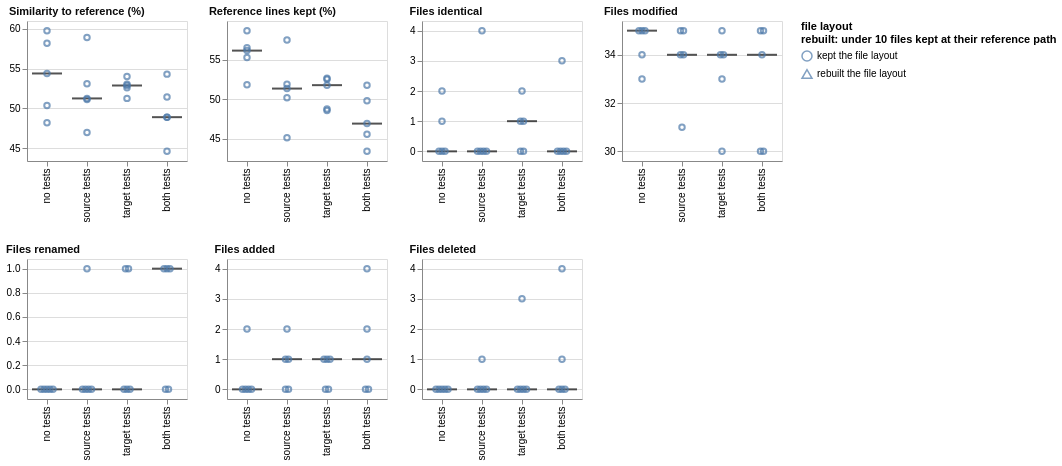

Write a Vega-Lite specification for this figure.
### Vega-Lite specification from a JSON file in a GitHub repository (floating-point values rounded to 4 significant figures)
{"config": {"view": {"continuousWidth": 300, "continuousHeight": 300}}, "concat": [{"layer": [{"mark": {"type": "tick", "color": "#0b0b0b", "opacity": 0.7, "size": 30, "thickness": 2}, "encoding": {"x": {"field": "condition", "scale": {"paddingInner": 0.25, "paddingOuter": 0.125}, "sort": ["no tests", "source tests", "target tests", "both tests"], "title": null, "type": "nominal"}, "y": {"aggregate": "median", "field": "value", "scale": {"domain": [43.38, 60.99], "nice": false}, "title": null, "type": "quantitative"}}}, {"mark": {"type": "point"}, "encoding": {"shape": {"field": "layout", "legend": {"labelLimit": 220, "title": ["file layout", "rebuilt: under 10 files kept at their reference path"], "titleLimit": 260}, "scale": {"domain": ["kept the file layout", "rebuilt the file layout"], "range": ["circle", "triangle-up"]}, "type": "nominal"}, "x": {"field": "condition", "scale": {"paddingInner": 0.25, "paddingOuter": 0.125}, "sort": ["no tests", "source tests", "target tests", "both tests"], "title": null, "type": "nominal"}, "xOffset": {"field": "nudge", "scale": {"domain": [-1.0, 1.0], "range": [9.0, 21.0]}, "title": null, "type": "quantitative"}, "y": {"field": "value", "scale": {"domain": [43.38, 60.99], "nice": false}, "type": "quantitative"}}}, {"mark": {"type": "rule"}, "encoding": {"y": {"aggregate": "median", "field": "reference", "scale": {"domain": [43.38, 60.99], "nice": false}, "type": "quantitative"}}, "transform": [{"filter": {"field": "reference", "valid": true}}]}], "data": {"name": "data-b495599a78590cb541e48462bf77dcfc"}, "height": 140, "title": {"text": "Similarity to reference (%)", "anchor": "start", "color": "#0b0b0b", "fontSize": 11}, "width": 160}, {"layer": [{"mark": {"type": "tick", "color": "#0b0b0b", "opacity": 0.7, "size": 30, "thickness": 2}, "encoding": {"x": {"field": "condition", "scale": {"paddingInner": 0.25, "paddingOuter": 0.125}, "sort": ["no tests", "source tests", "target tests", "both tests"], "title": null, "type": "nominal"}, "y": {"aggregate": "median", "field": "value", "scale": {"domain": [42.17, 59.93], "nice": false}, "title": null, "type": "quantitative"}}}, {"mark": {"type": "point"}, "encoding": {"x": {"field": "condition", "scale": {"paddingInner": 0.25, "paddingOuter": 0.125}, "sort": ["no tests", "source tests", "target tests", "both tests"], "title": null, "type": "nominal"}, "xOffset": {"field": "nudge", "scale": {"domain": [-1.0, 1.0], "range": [9.0, 21.0]}, "title": null, "type": "quantitative"}, "y": {"field": "value", "scale": {"domain": [42.17, 59.93], "nice": false}, "type": "quantitative"}}}, {"mark": {"type": "rule"}, "encoding": {"y": {"aggregate": "median", "field": "reference", "scale": {"domain": [42.17, 59.93], "nice": false}, "type": "quantitative"}}, "transform": [{"filter": {"field": "reference", "valid": true}}]}], "data": {"name": "data-41a598abc57737ce727825a2d9ba6654"}, "height": 140, "title": {"text": "Reference lines kept (%)", "anchor": "start", "color": "#0b0b0b", "fontSize": 11}, "width": 160}, {"layer": [{"mark": {"type": "tick", "color": "#0b0b0b", "opacity": 0.7, "size": 30, "thickness": 2}, "encoding": {"x": {"field": "condition", "scale": {"paddingInner": 0.25, "paddingOuter": 0.125}, "sort": ["no tests", "source tests", "target tests", "both tests"], "title": null, "type": "nominal"}, "y": {"aggregate": "median", "field": "value", "scale": {"domain": [-0.32, 4.32], "nice": false}, "title": null, "type": "quantitative"}}}, {"mark": {"type": "point"}, "encoding": {"x": {"field": "condition", "scale": {"paddingInner": 0.25, "paddingOuter": 0.125}, "sort": ["no tests", "source tests", "target tests", "both tests"], "title": null, "type": "nominal"}, "xOffset": {"field": "nudge", "scale": {"domain": [-1.5, 1.5], "range": [6.0, 24.0]}, "title": null, "type": "quantitative"}, "y": {"field": "value", "scale": {"domain": [-0.32, 4.32], "nice": false}, "type": "quantitative"}}}, {"mark": {"type": "rule"}, "encoding": {"y": {"aggregate": "median", "field": "reference", "scale": {"domain": [-0.32, 4.32], "nice": false}, "type": "quantitative"}}, "transform": [{"filter": {"field": "reference", "valid": true}}]}], "data": {"name": "data-faeac495b1bca01c68ecf5f30d7847d7"}, "height": 140, "title": {"text": "Files identical", "anchor": "start", "color": "#0b0b0b", "fontSize": 11}, "width": 160}, {"layer": [{"mark": {"type": "tick", "color": "#0b0b0b", "opacity": 0.7, "size": 30, "thickness": 2}, "encoding": {"x": {"field": "condition", "scale": {"paddingInner": 0.25, "paddingOuter": 0.125}, "sort": ["no tests", "source tests", "target tests", "both tests"], "title": null, "type": "nominal"}, "y": {"aggregate": "median", "field": "value", "scale": {"domain": [29.6, 35.4], "nice": false}, "title": null, "type": "quantitative"}}}, {"mark": {"type": "point"}, "encoding": {"x": {"field": "condition", "scale": {"paddingInner": 0.25, "paddingOuter": 0.125}, "sort": ["no tests", "source tests", "target tests", "both tests"], "title": null, "type": "nominal"}, "xOffset": {"field": "nudge", "scale": {"domain": [-1.0, 1.0], "range": [9.0, 21.0]}, "title": null, "type": "quantitative"}, "y": {"field": "value", "scale": {"domain": [29.6, 35.4], "nice": false}, "type": "quantitative"}}}, {"mark": {"type": "rule"}, "encoding": {"y": {"aggregate": "median", "field": "reference", "scale": {"domain": [29.6, 35.4], "nice": false}, "type": "quantitative"}}, "transform": [{"filter": {"field": "reference", "valid": true}}]}], "data": {"name": "data-d5d9a101363ab3d57db33a6be410643f"}, "height": 140, "title": {"text": "Files modified", "anchor": "start", "color": "#0b0b0b", "fontSize": 11}, "width": 160}, {"layer": [{"mark": {"type": "tick", "color": "#0b0b0b", "opacity": 0.7, "size": 30, "thickness": 2}, "encoding": {"x": {"field": "condition", "scale": {"paddingInner": 0.25, "paddingOuter": 0.125}, "sort": ["no tests", "source tests", "target tests", "both tests"], "title": null, "type": "nominal"}, "y": {"aggregate": "median", "field": "value", "scale": {"domain": [-0.08, 1.08], "nice": false}, "title": null, "type": "quantitative"}}}, {"mark": {"type": "point"}, "encoding": {"x": {"field": "condition", "scale": {"paddingInner": 0.25, "paddingOuter": 0.125}, "sort": ["no tests", "source tests", "target tests", "both tests"], "title": null, "type": "nominal"}, "xOffset": {"field": "nudge", "scale": {"domain": [-2.0, 2.0], "range": [3.0, 27.0]}, "title": null, "type": "quantitative"}, "y": {"field": "value", "scale": {"domain": [-0.08, 1.08], "nice": false}, "type": "quantitative"}}}, {"mark": {"type": "rule"}, "encoding": {"y": {"aggregate": "median", "field": "reference", "scale": {"domain": [-0.08, 1.08], "nice": false}, "type": "quantitative"}}, "transform": [{"filter": {"field": "reference", "valid": true}}]}], "data": {"name": "data-f81e9f977578f51742bf9bb04693bac7"}, "height": 140, "title": {"text": "Files renamed", "anchor": "start", "color": "#0b0b0b", "fontSize": 11}, "width": 160}, {"layer": [{"mark": {"type": "tick", "color": "#0b0b0b", "opacity": 0.7, "size": 30, "thickness": 2}, "encoding": {"x": {"field": "condition", "scale": {"paddingInner": 0.25, "paddingOuter": 0.125}, "sort": ["no tests", "source tests", "target tests", "both tests"], "title": null, "type": "nominal"}, "y": {"aggregate": "median", "field": "value", "scale": {"domain": [-0.32, 4.32], "nice": false}, "title": null, "type": "quantitative"}}}, {"mark": {"type": "point"}, "encoding": {"x": {"field": "condition", "scale": {"paddingInner": 0.25, "paddingOuter": 0.125}, "sort": ["no tests", "source tests", "target tests", "both tests"], "title": null, "type": "nominal"}, "xOffset": {"field": "nudge", "scale": {"domain": [-1.5, 1.5], "range": [6.0, 24.0]}, "title": null, "type": "quantitative"}, "y": {"field": "value", "scale": {"domain": [-0.32, 4.32], "nice": false}, "type": "quantitative"}}}, {"mark": {"type": "rule"}, "encoding": {"y": {"aggregate": "median", "field": "reference", "scale": {"domain": [-0.32, 4.32], "nice": false}, "type": "quantitative"}}, "transform": [{"filter": {"field": "reference", "valid": true}}]}], "data": {"name": "data-b14599870fcbbd7b3f15046bd25f5f7a"}, "height": 140, "title": {"text": "Files added", "anchor": "start", "color": "#0b0b0b", "fontSize": 11}, "width": 160}, {"layer": [{"mark": {"type": "tick", "color": "#0b0b0b", "opacity": 0.7, "size": 30, "thickness": 2}, "encoding": {"x": {"field": "condition", "scale": {"paddingInner": 0.25, "paddingOuter": 0.125}, "sort": ["no tests", "source tests", "target tests", "both tests"], "title": null, "type": "nominal"}, "y": {"aggregate": "median", "field": "value", "scale": {"domain": [-0.32, 4.32], "nice": false}, "title": null, "type": "quantitative"}}}, {"mark": {"type": "point"}, "encoding": {"x": {"field": "condition", "scale": {"paddingInner": 0.25, "paddingOuter": 0.125}, "sort": ["no tests", "source tests", "target tests", "both tests"], "title": null, "type": "nominal"}, "xOffset": {"field": "nudge", "scale": {"domain": [-2.0, 2.0], "range": [3.0, 27.0]}, "title": null, "type": "quantitative"}, "y": {"field": "value", "scale": {"domain": [-0.32, 4.32], "nice": false}, "type": "quantitative"}}}, {"mark": {"type": "rule"}, "encoding": {"y": {"aggregate": "median", "field": "reference", "scale": {"domain": [-0.32, 4.32], "nice": false}, "type": "quantitative"}}, "transform": [{"filter": {"field": "reference", "valid": true}}]}], "data": {"name": "data-9498e72ee6407502f9fd32b872661718"}, "height": 140, "title": {"text": "Files deleted", "anchor": "start", "color": "#0b0b0b", "fontSize": 11}, "width": 160}], "columns": 4, "$schema": "https://vega.github.io/schema/vega-lite/v6.4.1.json", "datasets": {"data-b495599a78590cb541e48462bf77dcfc": [{"condition": "no tests", "layout": "kept the file layout", "metric": "reference_diff_similarity_pct", "value": 54.39, "reference": null, "nudge": 0.0}, {"condition": "no tests", "layout": "kept the file layout", "metric": "reference_diff_similarity_pct", "value": 50.37, "reference": null, "nudge": 0.0}, {"condition": "no tests", "layout": "kept the file layout", "metric": "reference_diff_similarity_pct", "value": 48.19, "reference": null, "nudge": 0.0}, {"condition": "no tests", "layout": "kept the file layout", "metric": "reference_diff_similarity_pct", "value": 59.77, "reference": null, "nudge": 0.0}, {"condition": "no tests", "layout": "kept the file layout", "metric": "reference_diff_similarity_pct", "value": 58.2, "reference": null, "nudge": 0.0}, {"condition": "source tests", "layout": "kept the file layout", "metric": "reference_diff_similarity_pct", "value": 58.91, "reference": null, "nudge": 0.0}, {"condition": "source tests", "layout": "kept the file layout", "metric": "reference_diff_similarity_pct", "value": 51.25, "reference": null, "nudge": 0.0}, {"condition": "source tests", "layout": "kept the file layout", "metric": "reference_diff_similarity_pct", "value": 51.1, "reference": null, "nudge": 0.0}, {"condition": "source tests", "layout": "kept the file layout", "metric": "reference_diff_similarity_pct", "value": 53.09, "reference": null, "nudge": 0.0}, {"condition": "source tests", "layout": "kept the file layout", "metric": "reference_diff_similarity_pct", "value": 46.95, "reference": null, "nudge": 0.0}, {"condition": "target tests", "layout": "kept the file layout", "metric": "reference_diff_similarity_pct", "value": 54.0, "reference": null, "nudge": 0.0}, {"condition": "target tests", "layout": "kept the file layout", "metric": "reference_diff_similarity_pct", "value": 52.87, "reference": null, "nudge": 0.0}, {"condition": "target tests", "layout": "kept the file layout", "metric": "reference_diff_similarity_pct", "value": 51.25, "reference": null, "nudge": 0.0}, {"condition": "target tests", "layout": "kept the file layout", "metric": "reference_diff_similarity_pct", "value": 52.58, "reference": null, "nudge": 0.0}, {"condition": "target tests", "layout": "kept the file layout", "metric": "reference_diff_similarity_pct", "value": 53.03, "reference": null, "nudge": 0.0}, {"condition": "both tests", "layout": "kept the file layout", "metric": "reference_diff_similarity_pct", "value": 54.3, "reference": null, "nudge": 0.0}, {"condition": "both tests", "layout": "kept the file layout", "metric": "reference_diff_similarity_pct", "value": 51.42, "reference": null, "nudge": 0.0}, {"condition": "both tests", "layout": "kept the file layout", "metric": "reference_diff_similarity_pct", "value": 44.59, "reference": null, "nudge": 0.0}, {"condition": "both tests", "layout": "kept the file layout", "metric": "reference_diff_similarity_pct", "value": 48.89, "reference": null, "nudge": 0.0}, {"condition": "both tests", "layout": "kept the file layout", "metric": "reference_diff_similarity_pct", "value": 48.89, "reference": null, "nudge": 0.0}], "data-41a598abc57737ce727825a2d9ba6654": [{"condition": "no tests", "layout": "kept the file layout", "metric": "reference_diff_kept_pct", "value": 51.85, "reference": null, "nudge": 0.0}, {"condition": "no tests", "layout": "kept the file layout", "metric": "reference_diff_kept_pct", "value": 55.31, "reference": null, "nudge": 0.0}, {"condition": "no tests", "layout": "kept the file layout", "metric": "reference_diff_kept_pct", "value": 56.17, "reference": null, "nudge": 0.0}, {"condition": "no tests", "layout": "kept the file layout", "metric": "reference_diff_kept_pct", "value": 56.54, "reference": null, "nudge": 0.0}, {"condition": "no tests", "layout": "kept the file layout", "metric": "reference_diff_kept_pct", "value": 58.7, "reference": null, "nudge": 0.0}, {"condition": "source tests", "layout": "kept the file layout", "metric": "reference_diff_kept_pct", "value": 57.53, "reference": null, "nudge": 0.0}, {"condition": "source tests", "layout": "kept the file layout", "metric": "reference_diff_kept_pct", "value": 51.36, "reference": null, "nudge": 0.0}, {"condition": "source tests", "layout": "kept the file layout", "metric": "reference_diff_kept_pct", "value": 50.19, "reference": null, "nudge": 0.0}, {"condition": "source tests", "layout": "kept the file layout", "metric": "reference_diff_kept_pct", "value": 51.91, "reference": null, "nudge": 0.0}, {"condition": "source tests", "layout": "kept the file layout", "metric": "reference_diff_kept_pct", "value": 45.12, "reference": null, "nudge": 0.0}, {"condition": "target tests", "layout": "kept the file layout", "metric": "reference_diff_kept_pct", "value": 52.65, "reference": null, "nudge": 0.0}, {"condition": "target tests", "layout": "kept the file layout", "metric": "reference_diff_kept_pct", "value": 52.53, "reference": null, "nudge": 0.0}, {"condition": "target tests", "layout": "kept the file layout", "metric": "reference_diff_kept_pct", "value": 48.58, "reference": null, "nudge": 0.0}, {"condition": "target tests", "layout": "kept the file layout", "metric": "reference_diff_kept_pct", "value": 48.77, "reference": null, "nudge": 0.0}, {"condition": "target tests", "layout": "kept the file layout", "metric": "reference_diff_kept_pct", "value": 51.79, "reference": null, "nudge": 0.0}, {"condition": "both tests", "layout": "kept the file layout", "metric": "reference_diff_kept_pct", "value": 51.79, "reference": null, "nudge": 0.0}, {"condition": "both tests", "layout": "kept the file layout", "metric": "reference_diff_kept_pct", "value": 49.81, "reference": null, "nudge": 0.0}, {"condition": "both tests", "layout": "kept the file layout", "metric": "reference_diff_kept_pct", "value": 43.4, "reference": null, "nudge": 0.0}, {"condition": "both tests", "layout": "kept the file layout", "metric": "reference_diff_kept_pct", "value": 46.91, "reference": null, "nudge": 0.0}, {"condition": "both tests", "layout": "kept the file layout", "metric": "reference_diff_kept_pct", "value": 45.56, "reference": null, "nudge": 0.0}], "data-faeac495b1bca01c68ecf5f30d7847d7": [{"condition": "no tests", "layout": "kept the file layout", "metric": "reference_diff_identical", "value": 2.0, "reference": null, "nudge": 0.0}, {"condition": "no tests", "layout": "kept the file layout", "metric": "reference_diff_identical", "value": 0.0, "reference": null, "nudge": -1.0}, {"condition": "no tests", "layout": "kept the file layout", "metric": "reference_diff_identical", "value": 0.0, "reference": null, "nudge": 0.0}, {"condition": "no tests", "layout": "kept the file layout", "metric": "reference_diff_identical", "value": 0.0, "reference": null, "nudge": 1.0}, {"condition": "no tests", "layout": "kept the file layout", "metric": "reference_diff_identical", "value": 1.0, "reference": null, "nudge": 0.0}, {"condition": "source tests", "layout": "kept the file layout", "metric": "reference_diff_identical", "value": 4.0, "reference": null, "nudge": 0.0}, {"condition": "source tests", "layout": "kept the file layout", "metric": "reference_diff_identical", "value": 0.0, "reference": null, "nudge": -1.5}, {"condition": "source tests", "layout": "kept the file layout", "metric": "reference_diff_identical", "value": 0.0, "reference": null, "nudge": -0.5}, {"condition": "source tests", "layout": "kept the file layout", "metric": "reference_diff_identical", "value": 0.0, "reference": null, "nudge": 0.5}, {"condition": "source tests", "layout": "kept the file layout", "metric": "reference_diff_identical", "value": 0.0, "reference": null, "nudge": 1.5}, {"condition": "target tests", "layout": "kept the file layout", "metric": "reference_diff_identical", "value": 0.0, "reference": null, "nudge": -0.5}, {"condition": "target tests", "layout": "kept the file layout", "metric": "reference_diff_identical", "value": 0.0, "reference": null, "nudge": 0.5}, {"condition": "target tests", "layout": "kept the file layout", "metric": "reference_diff_identical", "value": 2.0, "reference": null, "nudge": 0.0}, {"condition": "target tests", "layout": "kept the file layout", "metric": "reference_diff_identical", "value": 1.0, "reference": null, "nudge": -0.5}, {"condition": "target tests", "layout": "kept the file layout", "metric": "reference_diff_identical", "value": 1.0, "reference": null, "nudge": 0.5}, {"condition": "both tests", "layout": "kept the file layout", "metric": "reference_diff_identical", "value": 3.0, "reference": null, "nudge": 0.0}, {"condition": "both tests", "layout": "kept the file layout", "metric": "reference_diff_identical", "value": 0.0, "reference": null, "nudge": -1.5}, {"condition": "both tests", "layout": "kept the file layout", "metric": "reference_diff_identical", "value": 0.0, "reference": null, "nudge": -0.5}, {"condition": "both tests", "layout": "kept the file layout", "metric": "reference_diff_identical", "value": 0.0, "reference": null, "nudge": 0.5}, {"condition": "both tests", "layout": "kept the file layout", "metric": "reference_diff_identical", "value": 0.0, "reference": null, "nudge": 1.5}], "data-d5d9a101363ab3d57db33a6be410643f": [{"condition": "no tests", "layout": "kept the file layout", "metric": "reference_diff_modified", "value": 33.0, "reference": null, "nudge": 0.0}, {"condition": "no tests", "layout": "kept the file layout", "metric": "reference_diff_modified", "value": 35.0, "reference": null, "nudge": -1.0}, {"condition": "no tests", "layout": "kept the file layout", "metric": "reference_diff_modified", "value": 35.0, "reference": null, "nudge": 0.0}, {"condition": "no tests", "layout": "kept the file layout", "metric": "reference_diff_modified", "value": 35.0, "reference": null, "nudge": 1.0}, {"condition": "no tests", "layout": "kept the file layout", "metric": "reference_diff_modified", "value": 34.0, "reference": null, "nudge": 0.0}, {"condition": "source tests", "layout": "kept the file layout", "metric": "reference_diff_modified", "value": 31.0, "reference": null, "nudge": 0.0}, {"condition": "source tests", "layout": "kept the file layout", "metric": "reference_diff_modified", "value": 35.0, "reference": null, "nudge": -0.5}, {"condition": "source tests", "layout": "kept the file layout", "metric": "reference_diff_modified", "value": 35.0, "reference": null, "nudge": 0.5}, {"condition": "source tests", "layout": "kept the file layout", "metric": "reference_diff_modified", "value": 34.0, "reference": null, "nudge": -0.5}, {"condition": "source tests", "layout": "kept the file layout", "metric": "reference_diff_modified", "value": 34.0, "reference": null, "nudge": 0.5}, {"condition": "target tests", "layout": "kept the file layout", "metric": "reference_diff_modified", "value": 35.0, "reference": null, "nudge": 0.0}, {"condition": "target tests", "layout": "kept the file layout", "metric": "reference_diff_modified", "value": 34.0, "reference": null, "nudge": -0.5}, {"condition": "target tests", "layout": "kept the file layout", "metric": "reference_diff_modified", "value": 34.0, "reference": null, "nudge": 0.5}, {"condition": "target tests", "layout": "kept the file layout", "metric": "reference_diff_modified", "value": 30.0, "reference": null, "nudge": 0.0}, {"condition": "target tests", "layout": "kept the file layout", "metric": "reference_diff_modified", "value": 33.0, "reference": null, "nudge": 0.0}, {"condition": "both tests", "layout": "kept the file layout", "metric": "reference_diff_modified", "value": 30.0, "reference": null, "nudge": -0.5}, {"condition": "both tests", "layout": "kept the file layout", "metric": "reference_diff_modified", "value": 30.0, "reference": null, "nudge": 0.5}, {"condition": "both tests", "layout": "kept the file layout", "metric": "reference_diff_modified", "value": 35.0, "reference": null, "nudge": -0.5}, {"condition": "both tests", "layout": "kept the file layout", "metric": "reference_diff_modified", "value": 35.0, "reference": null, "nudge": 0.5}, {"condition": "both tests", "layout": "kept the file layout", "metric": "reference_diff_modified", "value": 34.0, "reference": null, "nudge": 0.0}], "data-f81e9f977578f51742bf9bb04693bac7": [{"condition": "no tests", "layout": "kept the file layout", "metric": "reference_diff_renamed", "value": 0.0, "reference": null, "nudge": -2.0}, {"condition": "no tests", "layout": "kept the file layout", "metric": "reference_diff_renamed", "value": 0.0, "reference": null, "nudge": -1.0}, {"condition": "no tests", "layout": "kept the file layout", "metric": "reference_diff_renamed", "value": 0.0, "reference": null, "nudge": 0.0}, {"condition": "no tests", "layout": "kept the file layout", "metric": "reference_diff_renamed", "value": 0.0, "reference": null, "nudge": 1.0}, {"condition": "no tests", "layout": "kept the file layout", "metric": "reference_diff_renamed", "value": 0.0, "reference": null, "nudge": 2.0}, {"condition": "source tests", "layout": "kept the file layout", "metric": "reference_diff_renamed", "value": 0.0, "reference": null, "nudge": -1.5}, {"condition": "source tests", "layout": "kept the file layout", "metric": "reference_diff_renamed", "value": 0.0, "reference": null, "nudge": -0.5}, {"condition": "source tests", "layout": "kept the file layout", "metric": "reference_diff_renamed", "value": 0.0, "reference": null, "nudge": 0.5}, {"condition": "source tests", "layout": "kept the file layout", "metric": "reference_diff_renamed", "value": 0.0, "reference": null, "nudge": 1.5}, {"condition": "source tests", "layout": "kept the file layout", "metric": "reference_diff_renamed", "value": 1.0, "reference": null, "nudge": 0.0}, {"condition": "target tests", "layout": "kept the file layout", "metric": "reference_diff_renamed", "value": 0.0, "reference": null, "nudge": -1.0}, {"condition": "target tests", "layout": "kept the file layout", "metric": "reference_diff_renamed", "value": 0.0, "reference": null, "nudge": 0.0}, {"condition": "target tests", "layout": "kept the file layout", "metric": "reference_diff_renamed", "value": 0.0, "reference": null, "nudge": 1.0}, {"condition": "target tests", "layout": "kept the file layout", "metric": "reference_diff_renamed", "value": 1.0, "reference": null, "nudge": -0.5}, {"condition": "target tests", "layout": "kept the file layout", "metric": "reference_diff_renamed", "value": 1.0, "reference": null, "nudge": 0.5}, {"condition": "both tests", "layout": "kept the file layout", "metric": "reference_diff_renamed", "value": 1.0, "reference": null, "nudge": -1.0}, {"condition": "both tests", "layout": "kept the file layout", "metric": "reference_diff_renamed", "value": 1.0, "reference": null, "nudge": 0.0}, {"condition": "both tests", "layout": "kept the file layout", "metric": "reference_diff_renamed", "value": 1.0, "reference": null, "nudge": 1.0}, {"condition": "both tests", "layout": "kept the file layout", "metric": "reference_diff_renamed", "value": 0.0, "reference": null, "nudge": -0.5}, {"condition": "both tests", "layout": "kept the file layout", "metric": "reference_diff_renamed", "value": 0.0, "reference": null, "nudge": 0.5}], "data-b14599870fcbbd7b3f15046bd25f5f7a": [{"condition": "no tests", "layout": "kept the file layout", "metric": "reference_diff_added", "value": 0.0, "reference": null, "nudge": -1.5}, {"condition": "no tests", "layout": "kept the file layout", "metric": "reference_diff_added", "value": 0.0, "reference": null, "nudge": -0.5}, {"condition": "no tests", "layout": "kept the file layout", "metric": "reference_diff_added", "value": 0.0, "reference": null, "nudge": 0.5}, {"condition": "no tests", "layout": "kept the file layout", "metric": "reference_diff_added", "value": 0.0, "reference": null, "nudge": 1.5}, {"condition": "no tests", "layout": "kept the file layout", "metric": "reference_diff_added", "value": 2.0, "reference": null, "nudge": 0.0}, {"condition": "source tests", "layout": "kept the file layout", "metric": "reference_diff_added", "value": 1.0, "reference": null, "nudge": -0.5}, {"condition": "source tests", "layout": "kept the file layout", "metric": "reference_diff_added", "value": 1.0, "reference": null, "nudge": 0.5}, {"condition": "source tests", "layout": "kept the file layout", "metric": "reference_diff_added", "value": 0.0, "reference": null, "nudge": -0.5}, {"condition": "source tests", "layout": "kept the file layout", "metric": "reference_diff_added", "value": 0.0, "reference": null, "nudge": 0.5}, {"condition": "source tests", "layout": "kept the file layout", "metric": "reference_diff_added", "value": 2.0, "reference": null, "nudge": 0.0}, {"condition": "target tests", "layout": "kept the file layout", "metric": "reference_diff_added", "value": 0.0, "reference": null, "nudge": -0.5}, {"condition": "target tests", "layout": "kept the file layout", "metric": "reference_diff_added", "value": 0.0, "reference": null, "nudge": 0.5}, {"condition": "target tests", "layout": "kept the file layout", "metric": "reference_diff_added", "value": 1.0, "reference": null, "nudge": -1.0}, {"condition": "target tests", "layout": "kept the file layout", "metric": "reference_diff_added", "value": 1.0, "reference": null, "nudge": 0.0}, {"condition": "target tests", "layout": "kept the file layout", "metric": "reference_diff_added", "value": 1.0, "reference": null, "nudge": 1.0}, {"condition": "both tests", "layout": "kept the file layout", "metric": "reference_diff_added", "value": 0.0, "reference": null, "nudge": -0.5}, {"condition": "both tests", "layout": "kept the file layout", "metric": "reference_diff_added", "value": 0.0, "reference": null, "nudge": 0.5}, {"condition": "both tests", "layout": "kept the file layout", "metric": "reference_diff_added", "value": 2.0, "reference": null, "nudge": 0.0}, {"condition": "both tests", "layout": "kept the file layout", "metric": "reference_diff_added", "value": 4.0, "reference": null, "nudge": 0.0}, {"condition": "both tests", "layout": "kept the file layout", "metric": "reference_diff_added", "value": 1.0, "reference": null, "nudge": 0.0}], "data-9498e72ee6407502f9fd32b872661718": [{"condition": "no tests", "layout": "kept the file layout", "metric": "reference_diff_deleted", "value": 0.0, "reference": null, "nudge": -2.0}, {"condition": "no tests", "layout": "kept the file layout", "metric": "reference_diff_deleted", "value": 0.0, "reference": null, "nudge": -1.0}, {"condition": "no tests", "layout": "kept the file layout", "metric": "reference_diff_deleted", "value": 0.0, "reference": null, "nudge": 0.0}, {"condition": "no tests", "layout": "kept the file layout", "metric": "reference_diff_deleted", "value": 0.0, "reference": null, "nudge": 1.0}, {"condition": "no tests", "layout": "kept the file layout", "metric": "reference_diff_deleted", "value": 0.0, "reference": null, "nudge": 2.0}, {"condition": "source tests", "layout": "kept the file layout", "metric": "reference_diff_deleted", "value": 0.0, "reference": null, "nudge": -1.5}, {"condition": "source tests", "layout": "kept the file layout", "metric": "reference_diff_deleted", "value": 0.0, "reference": null, "nudge": -0.5}, {"condition": "source tests", "layout": "kept the file layout", "metric": "reference_diff_deleted", "value": 0.0, "reference": null, "nudge": 0.5}, {"condition": "source tests", "layout": "kept the file layout", "metric": "reference_diff_deleted", "value": 0.0, "reference": null, "nudge": 1.5}, {"condition": "source tests", "layout": "kept the file layout", "metric": "reference_diff_deleted", "value": 1.0, "reference": null, "nudge": 0.0}, {"condition": "target tests", "layout": "kept the file layout", "metric": "reference_diff_deleted", "value": 0.0, "reference": null, "nudge": -1.5}, {"condition": "target tests", "layout": "kept the file layout", "metric": "reference_diff_deleted", "value": 0.0, "reference": null, "nudge": -0.5}, {"condition": "target tests", "layout": "kept the file layout", "metric": "reference_diff_deleted", "value": 0.0, "reference": null, "nudge": 0.5}, {"condition": "target tests", "layout": "kept the file layout", "metric": "reference_diff_deleted", "value": 0.0, "reference": null, "nudge": 1.5}, {"condition": "target tests", "layout": "kept the file layout", "metric": "reference_diff_deleted", "value": 3.0, "reference": null, "nudge": 0.0}, {"condition": "both tests", "layout": "kept the file layout", "metric": "reference_diff_deleted", "value": 1.0, "reference": null, "nudge": 0.0}, {"condition": "both tests", "layout": "kept the file layout", "metric": "reference_diff_deleted", "value": 0.0, "reference": null, "nudge": -1.0}, {"condition": "both tests", "layout": "kept the file layout", "metric": "reference_diff_deleted", "value": 0.0, "reference": null, "nudge": 0.0}, {"condition": "both tests", "layout": "kept the file layout", "metric": "reference_diff_deleted", "value": 0.0, "reference": null, "nudge": 1.0}, {"condition": "both tests", "layout": "kept the file layout", "metric": "reference_diff_deleted", "value": 4.0, "reference": null, "nudge": 0.0}]}}
